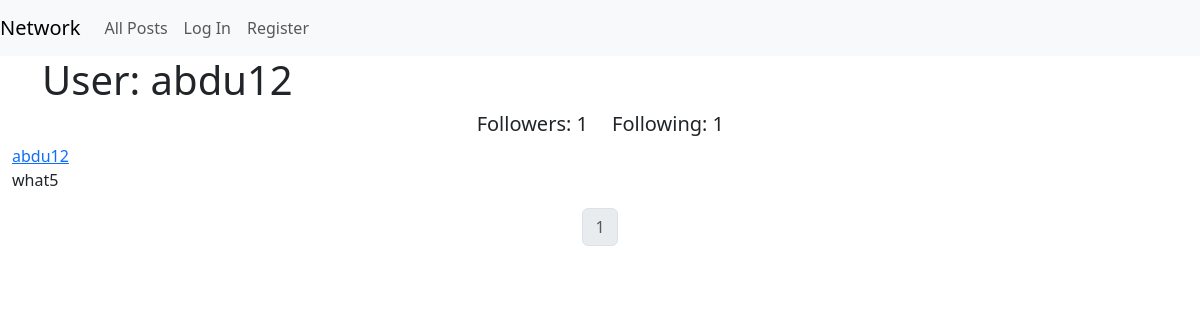
/profile/2, run on an earlier commit of the app's database.
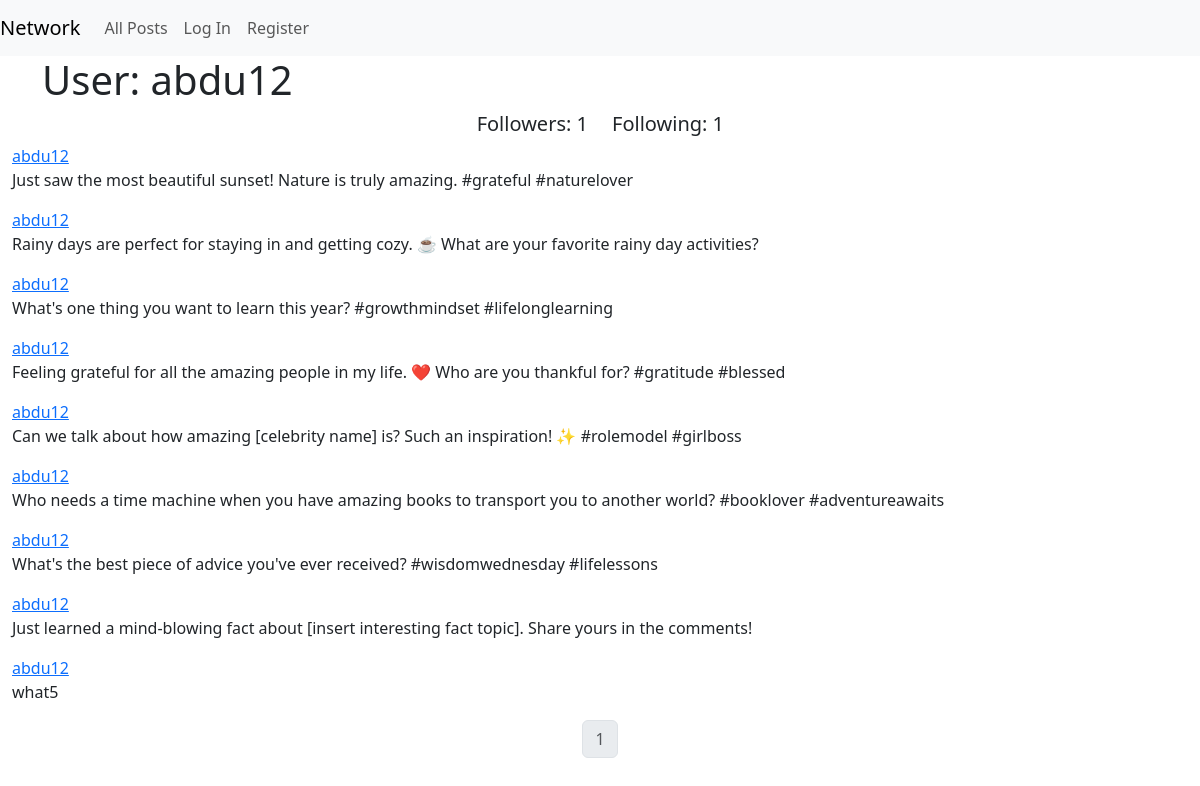
And on a later commit of the database.
### network/models.py (models this page shows, shortened)
class User(AbstractUser):
    pass

class Post(models.Model):
    user = models.ForeignKey(User, on_delete=models.CASCADE)
    content = models.TextField()
    timestamp = models.DateTimeField(auto_now_add=True)

### network/views.py (the view)
# urls.py: path("profile/<int:user_id>", views.profile, name="profile"),
def profile(request, user_id):
    user = User.objects.get(pk=user_id)
    userame = user.username
    allposts = Post.objects.filter(user=user).order_by("timestamp").reverse()
    following = Follow.objects.filter(user = user)
    follower = Follow.objects.filter(user_follower = user)
    try:
        checkFollow = follower.filter(user=User.objects.get(pk=request.user.pk))
        if len (checkFollow) != 0:
            isFollowing = True
        else:
            isFollowing = False
    except:
        isFollowing = False
    posts = Paginator(allposts, 10)
    pageNumber = request.GET.get('page')
    page_obj = posts.get_page(pageNumber)
    return render(request, "network/profile.html",{
        "page_obj" : page_obj,
        "username" : userame,
        "follower" : follower,
        "following" : following,
        "isFollowing" : isFollowing,
        "user_profile" : user
    })

### network/templates/network/profile.html (shortened to what this page needs)
{% extends "network/layout.html" %}
{% block body %}
    <div>
      <div class="container">
        <div class="row d-flex justify-content-center">
      <h1>User: {{ username }}</h1>
        </div>
      </div>
        <div class="container">
        <div class="row d-flex justify-content-center">
        <h5 class="col-6" style="text-align: right;">Followers: {{ follower.count }}</h5>
        <h5 class="col-6" style="text-align: left;">Following: {{ following.count }}</h5>
        </div>
      </div>
        {% for post in page_obj %}
        <a href="{% url 'profile' user_id=post.user.pk %}">{{post.user}}</a>
        <p>{{post.content}}</p>
        {% endfor%}
        <nav aria-label="Page navigation example">
            <ul class="pagination justify-content-center">
              <li class="page-item disabled">
                <a class="page-link" href="#">{{ page_obj.number }}</a>
              </li>
            </ul>
          </nav>
    </div>
{% endblock %}

### network/templates/network/layout.html (shortened to what this page needs)
{% load static %}
<!DOCTYPE html>
<html lang="en">
    <head>
        <link href="https://cdn.jsdelivr.net/npm/bootstrap@5.3.3/dist/css/bootstrap.min.css" rel="stylesheet">
        <link href="{% static 'network/styles.css' %}" rel="stylesheet">
    </head>
    <body>
        <nav class="navbar navbar-expand-lg navbar-light bg-light">
            <a class="navbar-brand" href="{% url 'index' %}">Network</a>
            <div>
              <ul class="navbar-nav mr-auto">
                <li class="nav-item">
                  <a class="nav-link" href="{% url 'index' %}">All Posts</a>
                </li>
                {% if user.is_authenticated %}
                    <li class="nav-item">
                        <a class="nav-link" href="{% url 'following'%}">Following</a>
                    </li>
                    <li class="nav-item">
                        <a class="nav-link" href="{% url 'logout' %}">Log Out</a>
                    </li>
                {% else %}
                    <li class="nav-item">
                        <a class="nav-link" href="{% url 'login' %}">Log In</a>
                    </li>
                    <li class="nav-item">
                        <a class="nav-link" href="{% url 'register' %}">Register</a>
                    </li>
                {% endif %}
              </ul>
            </div>
          </nav>
        <div class="container-fluid">
            {% block body %}
            {% endblock %}
        </div>
    </body>
</html>

What changed in the data, as far as the page shows it:
added Post: user "abdu12", content "Just saw the most beautiful sunset! Nature is truly amazing. #grateful #naturelover"
added Post: user "abdu12", content "Rainy days are perfect for staying in and getting cozy. ️☕️ What are your favorite rainy day activities?"
added Post: user "abdu12", content "What's one thing you want to learn this year? #growthmindset #lifelonglearning"
added Post: user "abdu12", content "Feeling grateful for all the amazing people in my life. ❤️ Who are you thankful for? #gratitude #blessed"
added Post: user "abdu12", content "Can we talk about how amazing [celebrity name] is? Such an inspiration! ✨ #rolemodel #girlboss"
added Post: user "abdu12", content "Who needs a time machine when you have amazing books to transport you to another world? #booklover #adventureawaits"
added Post: user "abdu12", content "What's the best piece of advice you've ever received? #wisdomwednesday #lifelessons"
added Post: user "abdu12", content "Just learned a mind-blowing fact about [insert interesting fact topic]. Share yours in the comments!"
